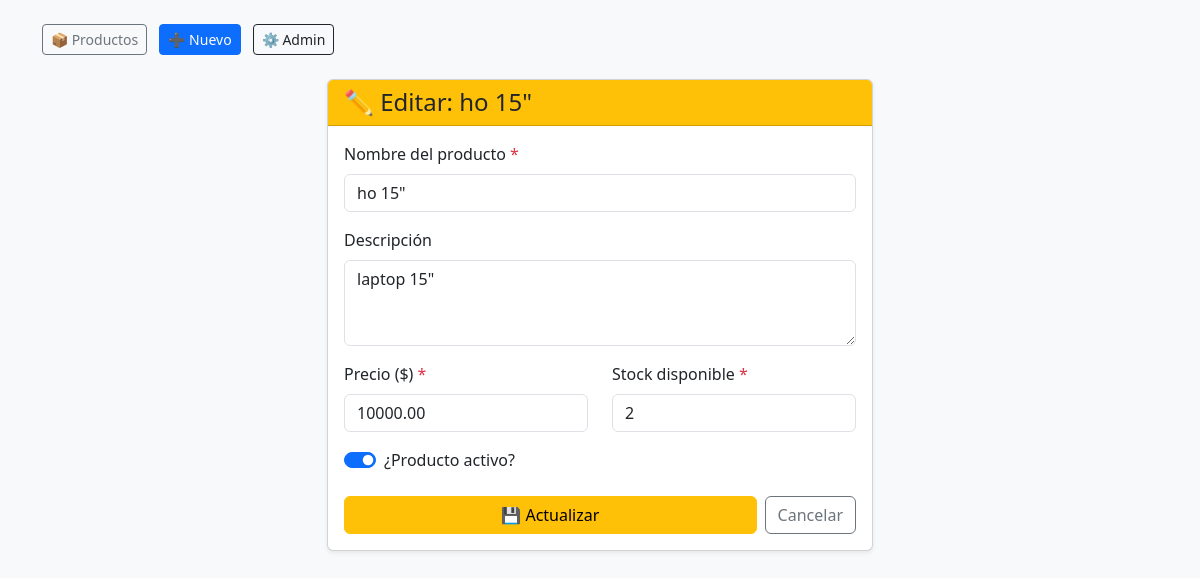
The page /editar/2/ on the database its author committed.
### core/models.py (models this page shows, shortened)
class Producto(models.Model):
    nombre = models.CharField(max_length=100, unique=True, verbose_name="Nombre del producto")
    slug = models.SlugField(max_length=120, unique=True, blank=True, verbose_name="Slug")
    descripcion = models.TextField(blank=True, verbose_name="Descripción")
    precio = models.DecimalField(
        max_digits=10,
        decimal_places=2,
        verbose_name="Precio",
        validators=[MinValueValidator(0.01, message="El precio debe ser mayor a cero.")]
    )
    stock = models.PositiveIntegerField(
        default=0,
        verbose_name="Stock disponible",
        validators=[MinValueValidator(0, message="El stock no puede ser negativo.")]
    )
    activo = models.BooleanField(default=True, verbose_name="¿Activo?")
    eliminado_en = models.DateTimeField(null=True, blank=True, verbose_name="Eliminado el")
    creado_en = models.DateTimeField(auto_now_add=True, verbose_name="Fecha de creación")
    actualizado_en = models.DateTimeField(auto_now=True, verbose_name="Última actualización")
    objects = ProductoManager()
    class Meta:
        verbose_name = "Producto"
        verbose_name_plural = "Productos"
        ordering = ['-creado_en']  # Más recientes primero

### core/views.py (the view, shortened to what this page needs)
# urls.py: path('editar/<int:pk>/', views.ProductoUpdateView.as_view(), name='editar_producto'),
class ProductoUpdateView(UpdateView):
    model = Producto
    form_class = ProductoForm
    template_name = 'core/editar.html'
    success_url = reverse_lazy('core:lista_productos')
    pk_url_kwarg = 'pk'
    def get_context_data(self, **kwargs):
        context = super().get_context_data(**kwargs)
        context['producto'] = self.object
        return context

### core/templates/core/editar.html (shortened to what this page needs)
{% extends 'core/base.html' %}
{% block content %}
<div class="row justify-content-center">
    <div class="col-md-8 col-lg-6">
        <div class="card shadow-sm">
            <div class="card-header bg-warning text-dark">
                <h4 class="mb-0">✏️ Editar: {{ producto.nombre }}</h4>
            </div>
            <div class="card-body">
                <form method="post" novalidate>
                    <div class="mb-3">
                        <label for="{{ form.nombre.id_for_label }}" class="form-label">
                            {{ form.nombre.label }} <span class="text-danger">*</span>
                        </label>
                        {{ form.nombre }}
                    </div>
                    <div class="mb-3">
                        <label for="{{ form.descripcion.id_for_label }}" class="form-label">
                            {{ form.descripcion.label }}
                        </label>
                        {{ form.descripcion }}
                    </div>
                    <div class="row">
                        <div class="col-md-6 mb-3">
                            <label for="{{ form.precio.id_for_label }}" class="form-label">
                                {{ form.precio.label }} <span class="text-danger">*</span>
                            </label>
                            {{ form.precio }}
                        </div>
                        <div class="col-md-6 mb-3">
                            <label for="{{ form.stock.id_for_label }}" class="form-label">
                                {{ form.stock.label }} <span class="text-danger">*</span>
                            </label>
                            {{ form.stock }}
                        </div>
                    </div>
                    <div class="mb-3 form-check form-switch">
                        {{ form.activo }}
                        <label class="form-check-label" for="{{ form.activo.id_for_label }}">
                            {{ form.activo.label }}
                        </label>
                    </div>
                    <div class="d-flex gap-2 mt-4">
                        <button type="submit" class="btn btn-warning flex-grow-1">
                            💾 Actualizar
                        </button>
                        <a href="{% url 'core:lista_productos' %}" class="btn btn-outline-secondary">
                            Cancelar
                        </a>
                    </div>
                </form>
            </div>
        </div>
    </div>
</div>
{% endblock %}

### rows shown on the page
Producto: nombre "ho 15\"", descripcion "laptop 15\"", precio "10000.00", stock "2", activo "☑"
